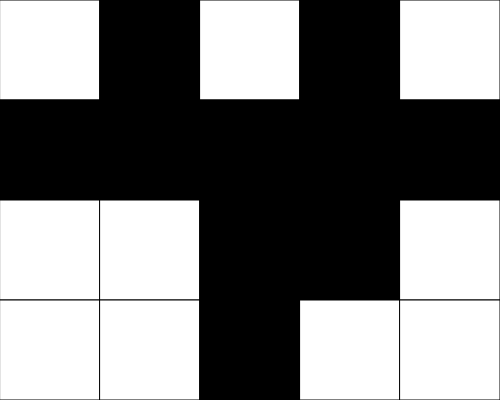
Frame 1 (no input)
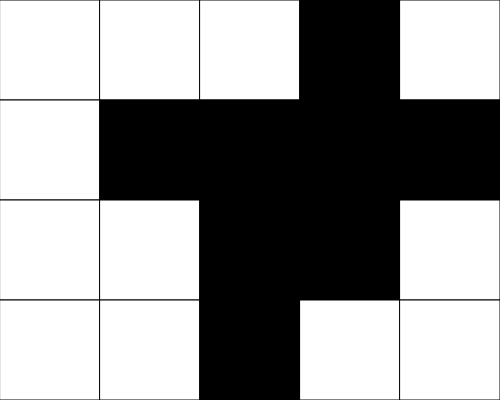
Frame 60 (no input)
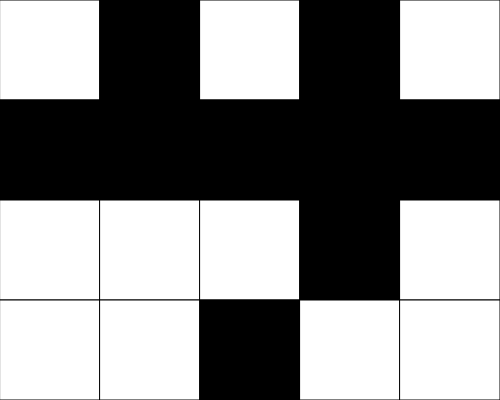
Frame 120 (the mouse pressed at the canvas centre since frame 60)

The p5.js sketch that drew these frames (run headless with seeded random() and noise() and a simulated clock; from frame 60 on, the mouse is pressed at the canvas centre):

// p5.js sketch
// ── sketch.js
// Puzzle Game Assignment
// Lucas F.
// Nov 4, 2025

// 0 (black) 255 (white)

let grid = [
  [0, 0, 0, 255, 0],
  [255, 0, 255, 0, 255],
  [255, 255, 0, 255, 255],
  [0, 255, 0, 0, 0]
];

let rows = grid.length;
let cols = grid[0].length;

let squareSize = 100;

function setup() {
  createCanvas(cols*squareSize, rows*squareSize);
  randomGrid();
}

function draw() {
  background(220);
  renderGrid();
  win();
  print(getCurrentX(), getCurrentY());
  overlay();
}

function mousePressed(){
  //flip the current tile 
  // upgrade: only do this is mouse is on canvas
  
  let x = getCurrentX();
  let y = getCurrentY();

  
  if(keyIsDown(SHIFT)){
    // flip the "focused" tile while pressign shift
    flip(x,y);
  }
  else{
  // IF THEY EXIST: flip our neighbours (cross pattern)  
    flip(x,y);
    if(x+1 < cols) flip(x+1,y);
    if(y-1 >= 0) flip(x,y-1);
    if(x-1 >= 0) flip(x-1,y);
    if(y+1 < rows) flip(x,y+1);
  }
}

function getCurrentX(){
  // determine current col of mouse position
  let constrainedX = constrain(mouseX, 0, width-1);
  return floor(constrainedX / squareSize);
}

function getCurrentY(){
  // determine current col of mouse position
  let constrainedY = constrain(mouseY, 0, height-1);
  return floor(constrainedY / squareSize);
}

function flip(x,y){
  //takes a tile at x,y and inverts its value
  if(grid[y][x] === 0) grid[y][x] = 255;
  else grid[y][x] = 0;
}

function renderGrid(){
  // interpret the information in the 2D array, and draw a grid of
  // squares on the screen to reflect it
  for(let y = 0;y < rows; y++){
    for(let x = 0; x < cols; x++){
      let fillColor = grid[y][x];
      fill(fillColor);
      square(x*squareSize, y*squareSize, squareSize);
    }
  }
}

function randomGrid(){
  for(let y = 0;y < rows; y++){
    for(let x = 0; x < cols; x++){
      grid[y][x] = floor(random(0,2))*255;
    }
  }
}

function overlay(){
  let x = getCurrentX();
  let y = getCurrentY();
  fill(0,255,0,50);
  if(keyIsDown(SHIFT)){
    square(x*squareSize, y*squareSize, squareSize);
  }
  else{
    if(x+1 < cols) flip(x+1,y);
    if(y-1 >= 0) flip(x,y-1);
    if(x-1 >= 0) flip(x-1,y);
    if(y+1 < rows) flip(x,y+1);
  }
    
}

function win(){
  // if all boxes are the same on the screen say " you win!" across
  // the screen
  let gridColor = grid[0][0];
  for(let y = 0;y < rows; y++){
    for(let x = 0; x < cols; x++){
      let fillColor = grid[y][x];
      if(gridColor !== fillColor){
        return;
      }
      if(gridColor === 0){
        fill(255);
      }
      else{
        fill(0);
      }
    }
    
  }
  textSize(30);
  text("YOU WIN!", width/2 -75, height/2); 
}
